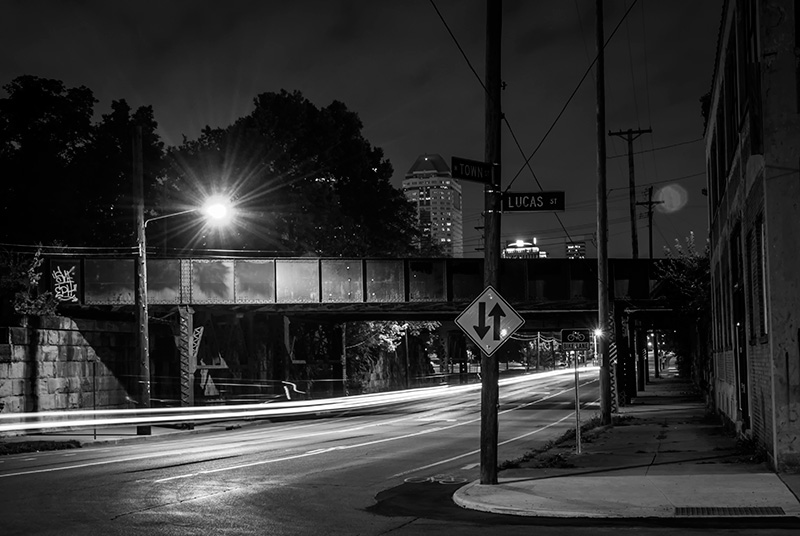
#> input picture 2021-2022/first-term/computer-graphics-and-design/histogram-equalization/lung.jpeg, 800 x 536 px
$ python main.py
#> lines starting #> are read from the running program, lines starting #| are printed output that depends on the picture
import numpy as np
import matplotlib.pyplot as plt
from PIL import Image

img = Image.open('lung.jpeg')
#> img is the input picture: PIL image 800x536 RGB; min 0, max 255, mean 47.8

plt.imshow(img, cmap='gray')
img = np.asarray(img)

flat = img.flatten()

plt.hist(flat, bins=50)
plt.show()
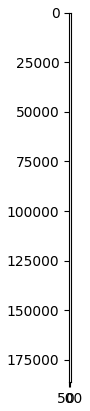
#> figure drawn by matplotlib, 1 panel


def get_histogram(image, bins):
#> called with image = array of shape (1286400,), bins = 256
    histogram = np.zeros(bins)
    for pixel in image:
        histogram[pixel] += 1
#> this loop made 1286400 passes
#> pixel on passes 1 to 3: 25, 25, 25
#> after the loop, histogram = 256 values, max 35097 at index 2, min 195 at index 248, mean 5025

    return histogram


hist = get_histogram(flat, 256)
#> hist has the same summary as histogram in get_histogram


def cumsum(a):
    a = iter(a)
    b = [next(a)]
#> b = [24381]
    for i in a:
        b.append(b[-1] + i)
#> this loop made 255 passes
#> i on passes 1 to 3: 28230, 35097, 31497
#> after the loop, b = 256 values from 24381 to 1286400
    return np.array(b)


cs = cumsum(hist)
#> cs = 256 values from 24381 to 1286400
plt.plot(cs)
nj = (cs - cs.min()) * 255
#> nj = 256 values from 0 to 321814845
N = cs.max() - cs.min()
#> N = 1262019
cs = nj / N
#> cs = 256 values from 0 to 255
cs = cs.astype('uint8')

plt.plot(cs)
img_new = cs[flat]

img_new = np.reshape(img_new, img.shape)
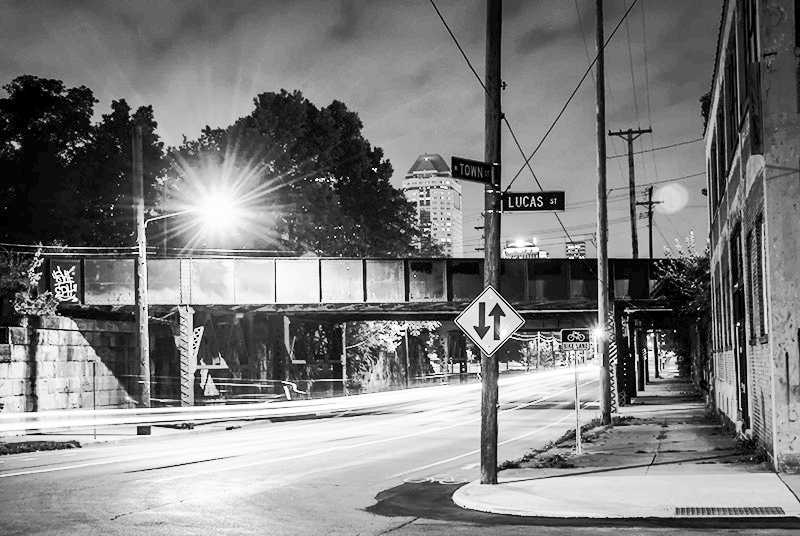
#> img_new: shape (536, 800, 3); min 0, max 255, mean 126.1

fig = plt.figure()
fig.set_figheight(15)
fig.set_figwidth(15)

fig.add_subplot(1, 2, 1)
plt.imshow(img, cmap='gray')

fig.add_subplot(1, 2, 2)
plt.imshow(img_new, cmap='gray')
plt.show()
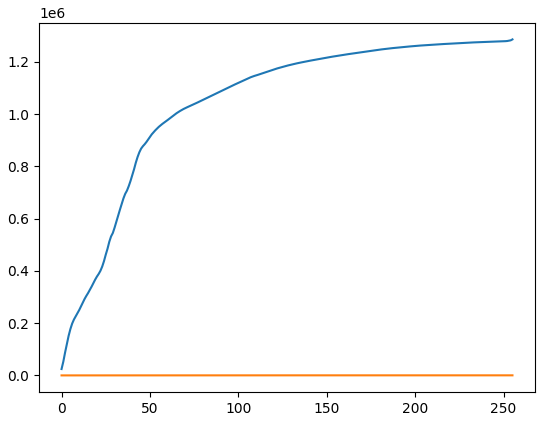
#> figure drawn by matplotlib, 1 panel; curve peaks at x = 255, y = 1286400; curve peaks at x = 255, y = 255
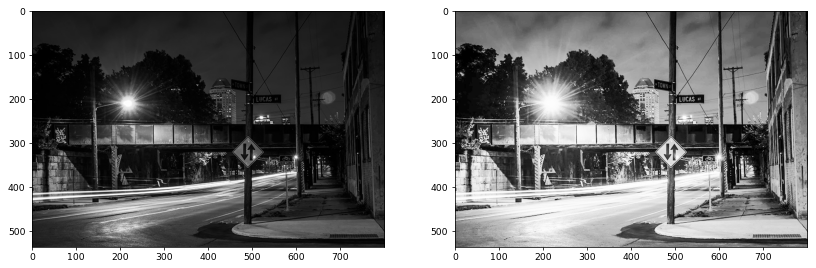
#> figure drawn by matplotlib, 2 panels
